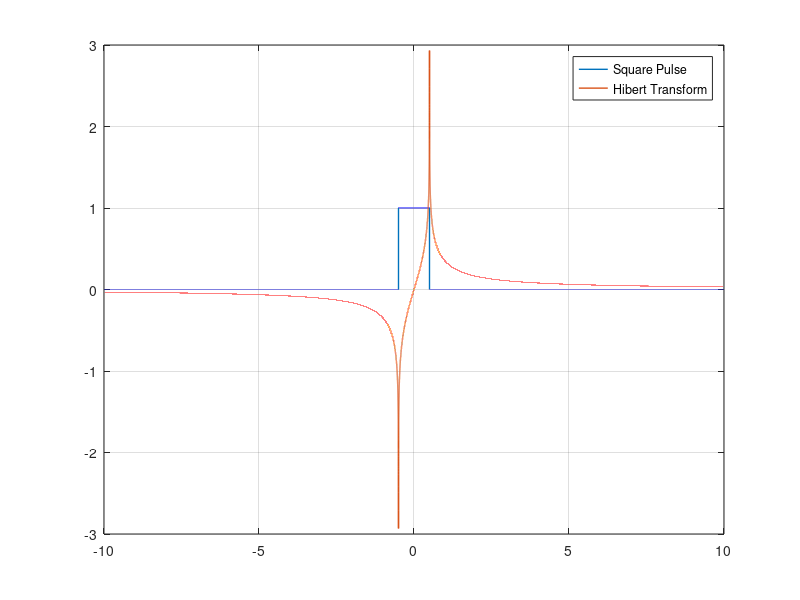
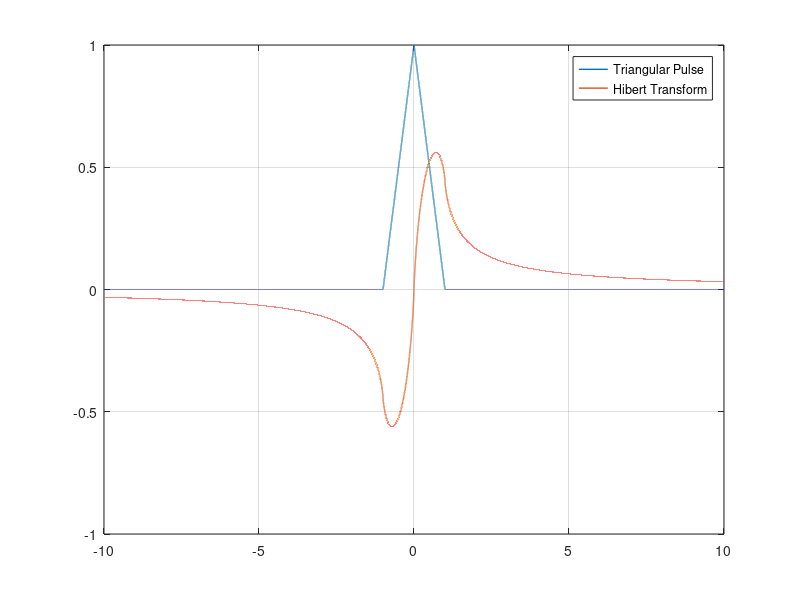
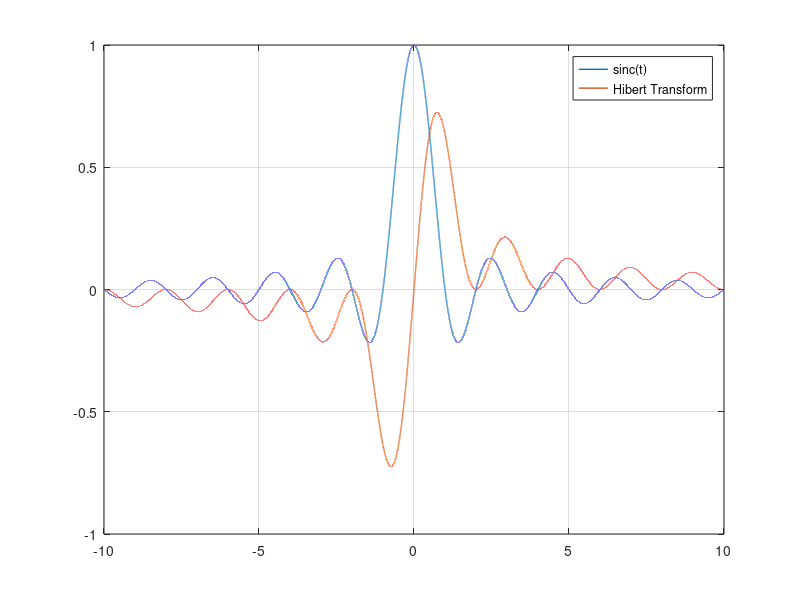

The MATLAB script that drew these images, in order:
t = -10:0.0001:10;

x1 = rectpuls(t,1);
xhat1 = (1/pi)*(log(t+0.5)-log(t-0.5));

figure(1); 
plot(t,x1,'LineWidth',1);hold on;6
plot(t,xhat1,'LineWidth',1);grid on;
legend('Square Pulse','Hibert Transform');

x2 = tripuls(t,2);
xhat2 = (t/pi).*(log(t.^2-1)-log(t.^2))+(1/pi)*(log(t+1)-log(t-1));

figure(2);
plot(t,x2,'LineWidth',1);hold on;
plot(t,xhat2,'LineWidth',1);grid on;
legend('Triangular Pulse','Hibert Transform');

x3 = sin(pi*t)./(pi*t);
xhat3 = (1./(pi*t)).*(1-cos(pi*t));

figure(3);
plot(t,x3,'LineWidth',1);hold on;
plot(t,xhat3,'LineWidth',1);grid on;
legend('sinc(t)','Hibert Transform');

